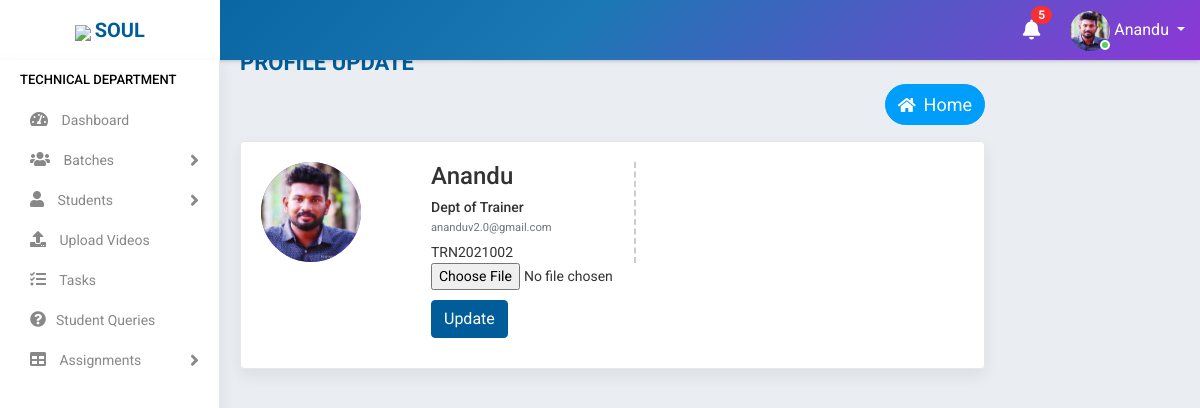
Screenshot of /profile/update/pic/ (signed in) with the database file from the repository.
### accounts/models.py (models this page shows, shortened)
class Staff(models.Model):
    value= (
    ('1', 'Operations'),
    ('2', 'Sales'),
    ('3', 'Trainer'),
    ('4', 'Admin'),
    )
    state = (
    ('Andhra Pradesh','Andhra Pradesh'),
    ('Arunachal Pradesh','Arunachal Pradesh'),
    ('Assam','Assam'),
    ('Bihar','Bihar'),
    ('Chhattisgarh','Chattisgarh'),
    ('Goa','Goa'),
    ('Gujarat','Gujarat'),
    ('Haryana','Haryana'),
    ('Himachal Pradesh','Himachal Pradesh'),
    ('Jharkhand','Jharkhand'),
    ('Karnataka','Karnataka'),
    ('Kerala','Kerala'),
    ('Madhya Pradesh','Madhya Pradesh'),
    ('Maharashtra','Maharashtra'),
    ('Manipur','Manipur'),
    ('Meghalaya','Meghalaya'),
    ('Mizoram','Mizoram'),
    ('Nagaland','Nagaland'),
    ('Odisha','Odisha'),
    ('Rajasthan','Rajasthan'),
    ('Sikkim','Sikkim'),
    ('Tamil Nadu','Tamil Nadu'),
    ('Telangana','Telangana'),
    ('Tripura','Tripura'),
    ('Uttar Pradesh','Uttar Pradesh'),
    ('Uttarakhand','Uttarakhand'),
    ('West Bengal','West Bengal')
    )
    groups = (
        ('AB+', 'AB+'),
        ('AB-', 'AB-'),
        ('A+', 'A+'),
        ('A-', 'A-'),
        ('B+', 'B+'),
        ('B-', 'B-'),
        ('O+', 'O+'),
        ('O-', 'O-'),
        )
    user = models.OneToOneField(User,on_delete=models.CASCADE,null=True,blank=True)
    name = models.CharField(max_length=100,null=True, blank=True)
    empid = models.CharField(max_length=100,null=True, blank=True)
    mobile = models.CharField(max_length=10,null=True, blank=True)
    email = models.EmailField(max_length=200,null=True, blank=True)
    sex = models.CharField(max_length=10,null=True,choices=(('Male','Male'),('Female','Female')), blank=True)
    dob = models.DateField(null=True, blank=True)
    doj = models.DateField(null=True, blank=True)
    blood_group = models.CharField(max_length=100,null=True, blank=True,choices=groups)
    house = models.CharField(max_length=100,null=True, blank=True)
    street =models.CharField(max_length=100,null=True, blank=True)
    street2 =models.CharField(max_length=100,null=True, blank=True)
    city = models.CharField(max_length=100,null=True, blank=True)
    state = models.CharField(max_length=100,null=True,choices=state, blank=True)
    stype = models.CharField(max_length=100,null=True,choices=value, blank=True)
    status = models.CharField(max_length=20,choices=(('Active','Active'),('Inactive','Inactive')),default='Active')
    profile_pic = models.ImageField(null=True, blank=True,default="student.jpg")

### accounts/views.py (the view, shortened to what this page needs)
# urls.py: path('profile/update/pic/', ProfilePicUpdate.as_view(),name='profile_pic_update'),
class ProfilePicUpdate(View):
    def get(self, request):
        user=request.user
        if user.is_authenticated:
            note = Notification.objects.filter(receiver=user).filter(status="Not Read").order_by('-datetime')
            no_count = note.count()
            try:
                s= Staff.objects.get(user=user)
                form = ProfilePicChange(instance=s)
                return render(request,'accounts/profile_pic_update.html',{'form':form,'s':s,'no_count':no_count,'note':note})
            except:
                s= Student.objects.get(user=user)
                form = StudentProfilePicChange(instance=s)
                return render(request,'students/profile_pic_update.html',{'form':form,'s':s,'no_count':no_count,'note':note})
        else:
            return redirect('logout')

### accounts/forms.py
class ProfilePicChange(ModelForm):
    class Meta:
        model = Staff
        fields = ['profile_pic']
        widgets = {
            'profile_pic': forms.FileInput(),
        }

### accounts/templates/accounts/profile_pic_update.html (shortened to what this page needs)
{% extends 'accounts/main.html' %}
{% block content %}
    <div class="main-wrapper">
    {% include 'accounts/navbar.html' %}
    {% if s.stype == "1" %}
    {% include 'accounts/sidebar_operations.html' %}
    {% elif s.stype == "2" %}
    {% include 'accounts/sidebar_sales.html' %}
    {% elif s.stype == "3" %}
    {% include 'accounts/sidebar_trainer.html' %}
    {% elif s.stype == "4" %}
    {% include 'accounts/sidebar_admin.html' %}
    {% endif %}
            <div class="content container" style="padding-top:5%;padding-left:5%;">
                        <div class="page-header">
                            <div class="row">
                                <div class="col-lg-7 col-md-12 col-sm-12 col-12">
                                    <h5 class="text-uppercase">Profile Update</h5>
                                </div>
                                <div class="col-md-12 col-sm-12 col-12">
                                    <ul class="list-inline float-right">
                                        <li>
                                            <a href="{% url 'home' %}" class="btn btn-info " style="border-radius: 80px 80px 80px 80px ;color: white">
                                            <i class="fas fa-home"></i>&nbsp;&nbsp;<span style="font-size:18px">Home</span></a>
                                        </li>
                                    </ul>
                                </div>
                            </div>
                        </div>
                        <div class="card-box m-b-0">
                            <div class="row">
                                <div class="col-md-12">
                                    <div class="profile-view">
                                        <div class="profile-img-wrap">
                                            <div class="profile-img">
                                                <img class="avatar" src="{{request.user.staff.profile_pic.url}}" alt="">
                                            </div>
                                        </div>
                                        <div class="profile-basic">
                                            <div class="row">
                                                <div class="col-md-5">
                                                    <div class="profile-info-left">
                                                        <h3 class="user-name m-t-0">{{s.name}}</h3>
                                                        <h5 class="company-role m-t-0 m-b-0">Dept of {{s.get_stype_display}}</h5>
                                                        <small class="text-muted">{{request.user}}</small>
                                                        <div class="staff-id">{{s.empid}}</div>
                                                    </div>
                                                </div>
                                                <div class="col-md-7">
                                                </div>
                                                <div class="col-md-5">
                                                    <ul class="personal-info">
                                                        <form method="post" enctype="multipart/form-data" action>
                                                        <li>
                                                            {% load widget_tweaks %}
                                                            {% render_field form.profile_pic  %}
                                                        </li>
                                                        <li>
                                                            <button type="submit"class="btn btn-primary mr-2" type="submit">Update</button>
                                                        </li>
                                                    </form>
                                                    </ul>
                                                </div>
                                                <div class="col-md-7">
                                                </div>
                                            </div>
                                        </div>
                                    </div>
                                </div>
                            </div>
            </div>
{% endblock %}

### accounts/templates/accounts/navbar.html (shortened to what this page needs)
<div class="header">
    <div class="header-left">
        <a href="https://www.teqstories.com" class="logo">
            <img src="https://www.teqstories.com/assets/images/Blue.png" style="height: 40px;width:auto;">
            <span class="text-uppercase"><b>Soul</b></span>
        </a>
    </div>
    <div class="page-title-box float-left">
    </div>
    <ul class="nav user-menu float-right">
        {% include 'accounts/mini/notify.html' %}
        <li class="nav-item dropdown has-arrow">
            <a href="#" class="dropdown-toggle nav-link user-link" data-toggle="dropdown">
                <span class="user-img">
                    {% if request.user.staff.profile_pic %}
                    <img class="rounded-circle" src="{{request.user.staff.profile_pic.url}}" width="40" height="40" alt="Admin">
                    {% endif %}
                    <span class="status online"></span></span>
                <span>{{request.user.staff.name|title}}</span>
            </a>
        </li>
    </ul>
</div>

### rows the page displays
Staff: name "Anandu", stype "Trainer", empid "TRN2021002"

### other values shown
{{ no_count }} "5"
{{ request.user.staff.name|title }} "Anandu"
{{ request.user }} "ananduv2.0@gmail.com"
